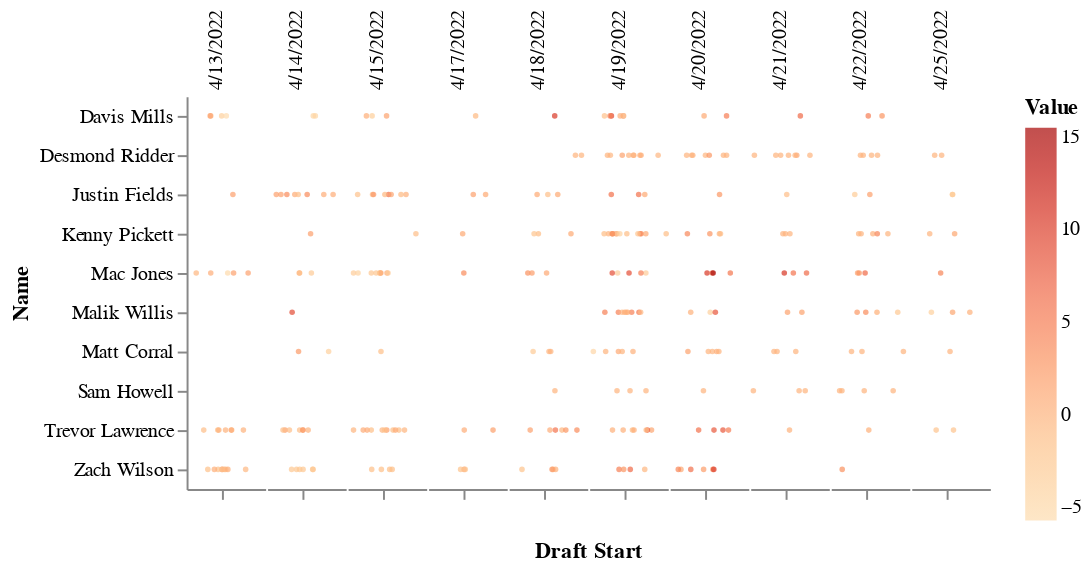

Notebook cell for this chart:
### Code cell
#My draft tendencies for QBs over time, by value

stripplot =  alt.Chart(df_date, width=40).mark_circle(size=8).encode(
    x=alt.X(
        'jitter:Q',
        title=None,
        axis=alt.Axis(values=[0], ticks=True, grid=False, labels=False),
        scale=alt.Scale(),
    ),
    y=alt.Y('Name'),
    tooltip=['Name', 'Draft Start', 'Value'],
    color=alt.Color('Value', scale=alt.Scale(scheme='orangered')),
    column=alt.Column(
        'Draft Start',
        header=alt.Header(
            labelAngle=-90,
            titleOrient='bottom',
            labelOrient='top',
            labelAlign='right',
            labelPadding=3,
        ),
    ),
).transform_calculate(
    # Generate Gaussian jitter with a Box-Muller transform
    jitter='sqrt(-2*log(random()))*cos(2*PI*random())'
).configure_facet(
    spacing=0
).configure_view(
    stroke=None
).configure_range(
    category={'scheme' : 'dark2'}
)

stripplot

### Figure 1 — Vega-Lite specification as saved in the notebook (floating-point values rounded to 4 significant figures; data arrays with more than 128 entries replaced by an {"elided": "..."} marker saying what was removed)
{"config": {"view": {"continuousWidth": 400, "continuousHeight": 300, "stroke": null}, "facet": {"spacing": 0}, "range": {"category": {"scheme": "dark2"}}}, "data": {"name": "data-6b1718e28bb84357dfd468e517cb92d9"}, "mark": {"type": "circle", "size": 8}, "encoding": {"color": {"field": "Value", "scale": {"scheme": "orangered"}, "type": "quantitative"}, "column": {"field": "Draft Start", "header": {"labelAlign": "right", "labelAngle": -90, "labelOrient": "top", "labelPadding": 3, "titleOrient": "bottom"}, "type": "nominal"}, "tooltip": [{"field": "Name", "type": "nominal"}, {"field": "Draft Start", "type": "nominal"}, {"field": "Value", "type": "quantitative"}], "x": {"axis": {"grid": false, "labels": false, "ticks": true, "values": [0]}, "field": "jitter", "scale": {}, "title": null, "type": "quantitative"}, "y": {"field": "Name", "type": "nominal"}}, "transform": [{"calculate": "sqrt(-2*log(random()))*cos(2*PI*random())", "as": "jitter"}], "width": 40, "$schema": "https://vega.github.io/schema/vega-lite/v4.17.0.json", "datasets": {"data-6b1718e28bb84357dfd468e517cb92d9": {"elided": "298 records"}}}
